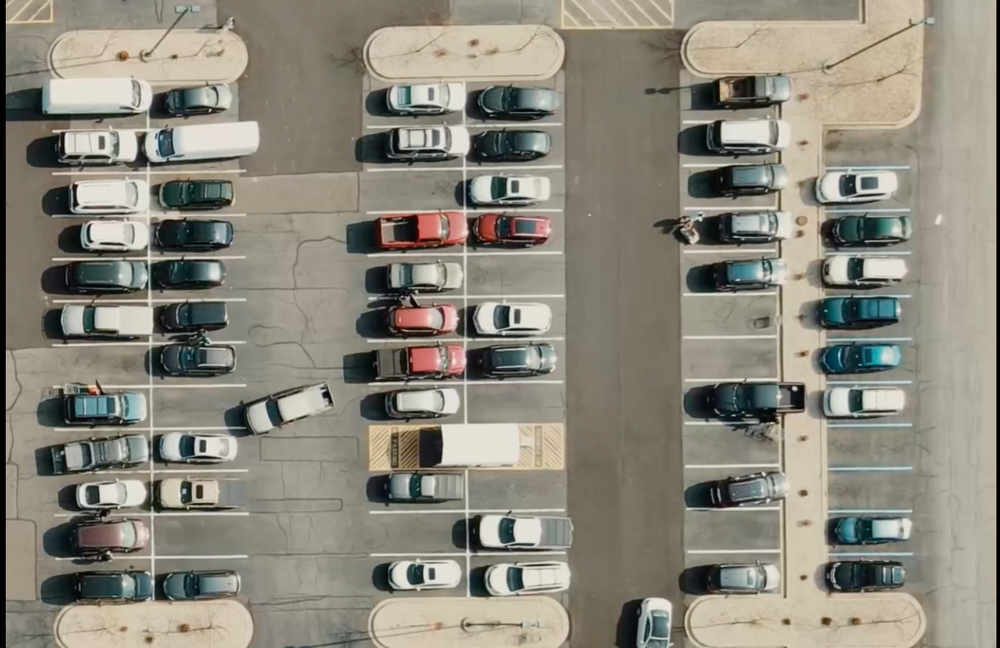
#> input picture Resource/Car.png, 1000 x 648 px, shrunk from 1389 x 900 before the run, given in place of carPark.mp4, which was not available
$ python main.py
#> lines starting #> are read from the running program, lines starting #| are printed output that depends on the picture; after the words box and inside, x2 and y2 are one past the last pixel; in counts of white or black regions, pixels touching at a corner belong together; pictures that were not available may be replaced by others from this repository, and a replacement may not be noted
import cv2 as cv
import numpy as np
import cvzone
import pickle
width,height=105,45

try:
    with open('CarParkPos', 'rb') as f:
        posList = pickle.load(f)
except:
    posList = []

def checkParkingSpace(image):
    spaceCounter = 0
    for pos in posList:
        x,y=pos
        cropimg= image[y:y+height,x:x+width]
        #cv.imshow(str(x*y),cropimg)
        count = cv.countNonZero(cropimg)
        if count < 500:
            color = (0, 255, 0)
            thickness = 5
            spaceCounter += 1
        else:
            color = (0, 0, 255)
            thickness = 2
        cv.rectangle(frame, pos, (pos[0] + width, pos[1] + height), color, thickness)
        cvzone.putTextRect(frame,str(count),(x,y+height-10),scale=0.8,thickness=2)

        cvzone.putTextRect(frame, f'Free: {spaceCounter}/{len(posList)}', (100, 50), scale=3,
                           thickness=5, offset=20, colorR=(0, 200, 0))

cap= cv.VideoCapture("Resource/carPark.mp4")
while cap.isOpened():
    sucess, frame= cap.read()
#> frame is the input picture: shape (648, 1000, 3); mean B, G, R 123.9, 136.1, 139.8
    imggray= cv.cvtColor(frame, cv.COLOR_BGR2GRAY)
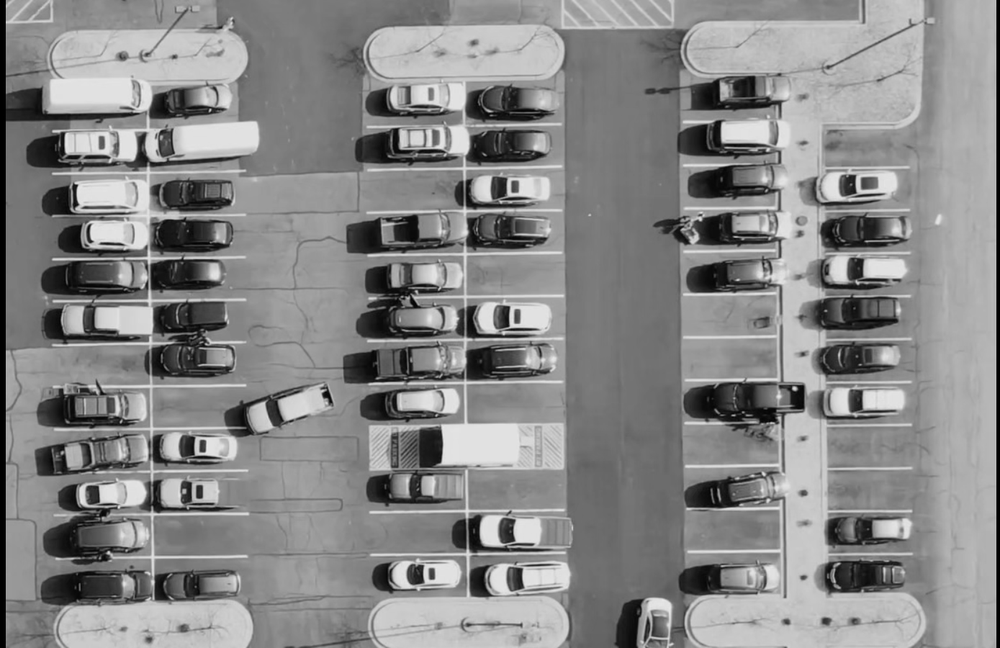
#> imggray: shape (648, 1000); min 0, max 234, mean 135.8
    imgblur= cv.GaussianBlur(imggray,(3,3),1)
    binaryImg=cv.adaptiveThreshold(imgblur,255,cv.ADAPTIVE_THRESH_GAUSSIAN_C,
                                     cv.THRESH_BINARY_INV,25,16)
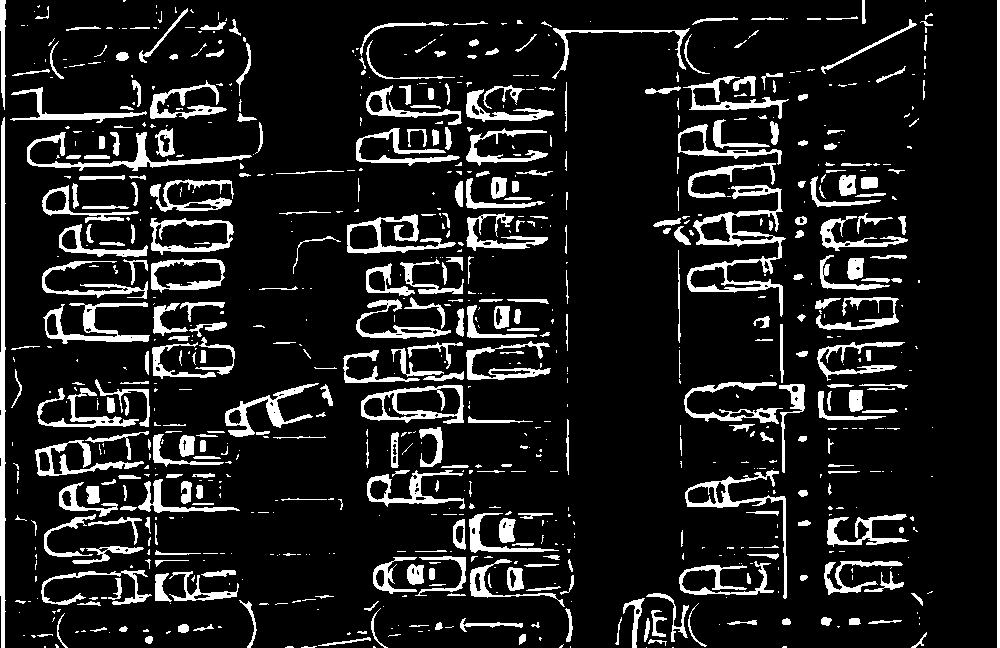
#> binaryImg: shape (648, 1000); 12.5% white; 815 white regions (451 under 20 px), largest, box (x1, y1, x2, y2) and area: (687, 185, 786, 317) 2777, (0, 117, 6, 648) 2355, (997, 0, 1000, 648) 1944
    imgmedian=cv.medianBlur(binaryImg,5)
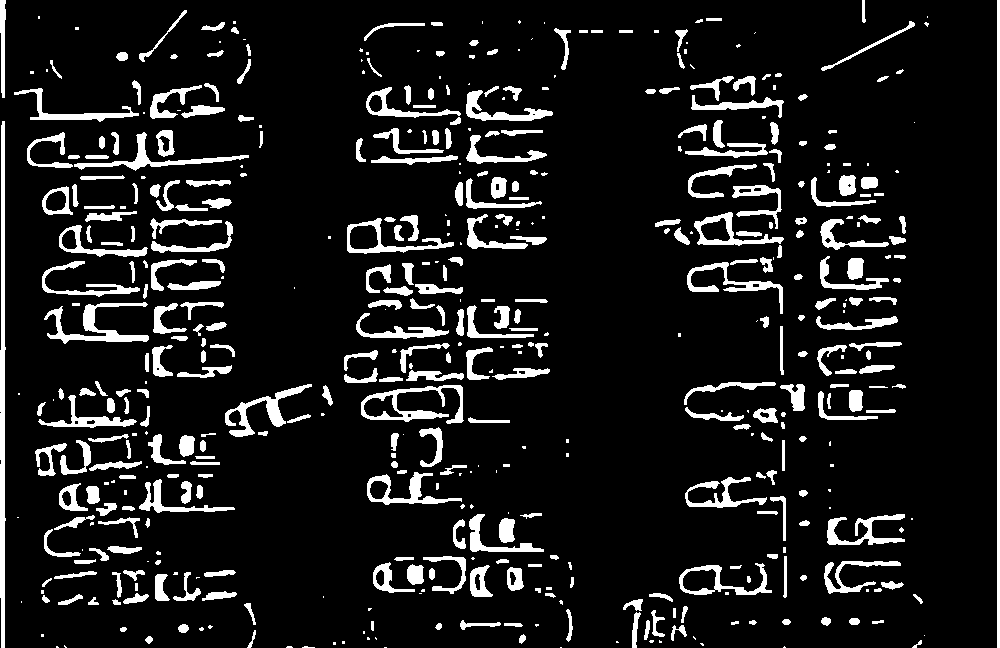
#> imgmedian: shape (648, 1000); 10.6% white; 504 white regions (152 under 20 px), largest, box (x1, y1, x2, y2) and area: (0, 121, 6, 648) 2353, (997, 0, 1000, 648) 1944, (44, 302, 149, 344) 1366
    checkParkingSpace(imgmedian)
#> after the loop in checkParkingSpace, `for pos in posList:`: spaceCounter = 0

    cv.imshow("Frame",frame)
    if cv.waitKey(1) & 0xFF == ord('q'):
#> (key q is pressed here)
        break
